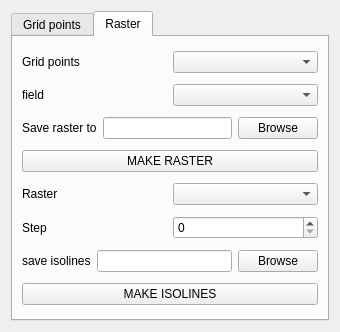
<?xml version="1.0" encoding="UTF-8"?>
<ui version="4.0">
 <class>calculateGridNoise_window</class>
 <widget class="QDialog" name="calculateGridNoise_window">
  <property name="geometry">
   <rect>
    <x>0</x>
    <y>0</y>
    <width>340</width>
    <height>332</height>
   </rect>
  </property>
  <property name="windowTitle">
   <string>Calculate Grid Noise</string>
  </property>
  <layout class="QHBoxLayout" name="horizontalLayout_2">
   <item>
    <widget class="QTabWidget" name="tabWidget">
     <property name="currentIndex">
      <number>1</number>
     </property>
     <widget class="QWidget" name="crateGrid">
      <attribute name="title">
       <string>Grid points</string>
      </attribute>
      <layout class="QGridLayout" name="gridLayout_3">
       <item row="0" column="0">
        <widget class="QLabel" name="label_2">
         <property name="text">
          <string>Spacing</string>
         </property>
        </widget>
       </item>
       <item row="0" column="1">
        <widget class="QComboBox" name="resolution_comboBox"/>
       </item>
       <item row="1" column="0" colspan="2">
        <layout class="QHBoxLayout" name="horizontalLayout_5">
         <item>
          <widget class="QLabel" name="label_3">
           <property name="text">
            <string>Extent layer</string>
           </property>
          </widget>
         </item>
         <item>
          <widget class="QgsMapLayerComboBox" name="overlayLayer_ComboBox"/>
         </item>
        </layout>
       </item>
       <item row="2" column="0" colspan="2">
        <layout class="QGridLayout" name="gridLayout">
         <item row="0" column="0">
          <widget class="QLabel" name="label_6">
           <property name="text">
            <string>Save file</string>
           </property>
          </widget>
         </item>
         <item row="0" column="1">
          <widget class="QLineEdit" name="gridpoint_lineEdit"/>
         </item>
         <item row="0" column="2">
          <widget class="QPushButton" name="gridSave_pushButton">
           <property name="text">
            <string>Browse</string>
           </property>
          </widget>
         </item>
        </layout>
       </item>
       <item row="3" column="0" colspan="2">
        <widget class="QPushButton" name="runGrid_pushButton">
         <property name="text">
          <string>MAKE POINTS GRID</string>
         </property>
        </widget>
       </item>
      </layout>
     </widget>
     <widget class="QWidget" name="createRaster">
      <attribute name="title">
       <string>Raster</string>
      </attribute>
      <layout class="QGridLayout" name="gridLayout_2">
       <item row="4" column="0">
        <layout class="QHBoxLayout" name="horizontalLayout">
         <item>
          <widget class="QLabel" name="label_8">
           <property name="text">
            <string>Raster</string>
           </property>
          </widget>
         </item>
         <item>
          <widget class="QgsMapLayerComboBox" name="rasterISOL_ComboBox"/>
         </item>
        </layout>
       </item>
       <item row="5" column="0">
        <layout class="QHBoxLayout" name="horizontalLayout_4">
         <item>
          <widget class="QLabel" name="label">
           <property name="text">
            <string>Step</string>
           </property>
          </widget>
         </item>
         <item>
          <widget class="QSpinBox" name="interval_spinBox"/>
         </item>
        </layout>
       </item>
       <item row="0" column="0">
        <layout class="QHBoxLayout" name="horizontalLayout_3">
         <item>
          <widget class="QLabel" name="label_7">
           <property name="text">
            <string>Grid points</string>
           </property>
          </widget>
         </item>
         <item>
          <widget class="QgsMapLayerComboBox" name="layerTOrasterize_ComboBox"/>
         </item>
        </layout>
       </item>
       <item row="2" column="0">
        <layout class="QHBoxLayout" name="horizontalLayout_7">
         <item>
          <widget class="QLabel" name="label_4">
           <property name="text">
            <string>Save raster to</string>
           </property>
          </widget>
         </item>
         <item>
          <widget class="QLineEdit" name="raster_lineEdit"/>
         </item>
         <item>
          <widget class="QPushButton" name="rasterSave_pushButton">
           <property name="text">
            <string>Browse</string>
           </property>
          </widget>
         </item>
        </layout>
       </item>
       <item row="6" column="0">
        <layout class="QHBoxLayout" name="horizontalLayout_9">
         <item>
          <widget class="QLabel" name="label_9">
           <property name="text">
            <string>save isolines</string>
           </property>
          </widget>
         </item>
         <item>
          <widget class="QLineEdit" name="isoline_lineEdit"/>
         </item>
         <item>
          <widget class="QPushButton" name="isolineSave_pushButton">
           <property name="text">
            <string>Browse</string>
           </property>
          </widget>
         </item>
        </layout>
       </item>
       <item row="9" column="0">
        <widget class="QPushButton" name="runContour_pushButton">
         <property name="text">
          <string>MAKE ISOLINES</string>
         </property>
        </widget>
       </item>
       <item row="1" column="0">
        <layout class="QHBoxLayout" name="horizontalLayout_8">
         <item>
          <widget class="QLabel" name="label_5">
           <property name="text">
            <string>field</string>
           </property>
          </widget>
         </item>
         <item>
          <widget class="QgsFieldComboBox" name="fieldsLayer_ComboBox"/>
         </item>
        </layout>
       </item>
       <item row="7" column="0">
        <layout class="QHBoxLayout" name="horizontalLayout_6"/>
       </item>
       <item row="3" column="0">
        <widget class="QPushButton" name="runRaster_pushButton">
         <property name="text">
          <string>MAKE RASTER</string>
         </property>
        </widget>
       </item>
      </layout>
     </widget>
    </widget>
   </item>
  </layout>
 </widget>
 <customwidgets>
  <customwidget>
   <class>QgsFieldComboBox</class>
   <extends>QComboBox</extends>
   <header>qgsfieldcombobox.h</header>
  </customwidget>
  <customwidget>
   <class>QgsMapLayerComboBox</class>
   <extends>QComboBox</extends>
   <header>qgsmaplayercombobox.h</header>
  </customwidget>
 </customwidgets>
 <resources/>
 <connections>
  <connection>
   <sender>layerTOrasterize_ComboBox</sender>
   <signal>layerChanged(QgsMapLayer*)</signal>
   <receiver>fieldsLayer_ComboBox</receiver>
   <slot>setLayer(QgsMapLayer*)</slot>
   <hints>
    <hint type="sourcelabel">
     <x>226</x>
     <y>55</y>
    </hint>
    <hint type="destinationlabel">
     <x>233</x>
     <y>84</y>
    </hint>
   </hints>
  </connection>
 </connections>
</ui>
